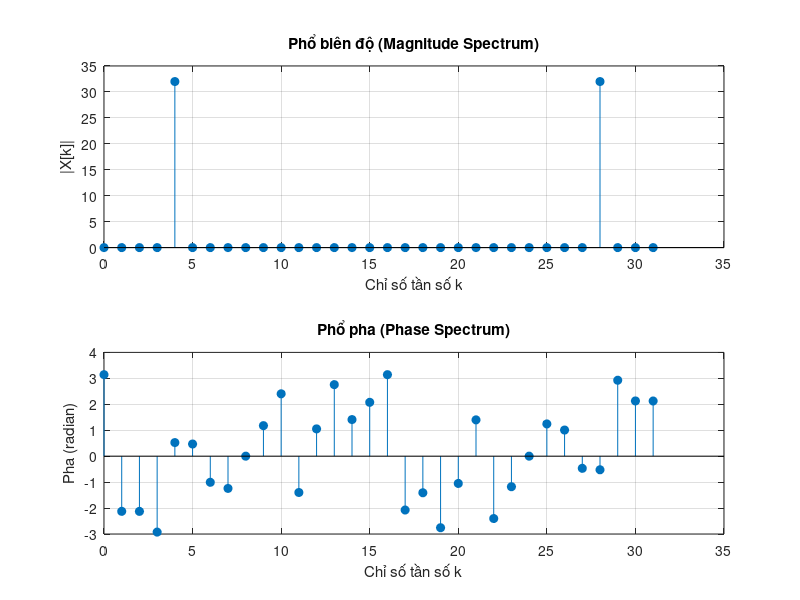

This figure's MATLAB source:
clc; clear; close all;

% --- Tín hiệu ---
N = 32;                   % Số mẫu (samples)
n = 0:N-1;                % Chỉ số thời gian (time index)
x = 2*cos(pi*n/4 + pi/6); % Tín hiệu

% --- Biến đổi Fourier rời rạc (DFT) ---
X = fft(x, N);            % Tính FFT (Fast Fourier Transform)
magX = abs(X);            % Phổ biên độ (magnitude spectrum)
phaX = angle(X);          % Phổ pha (phase spectrum)

% --- Vẽ phổ ---
k = 0:N-1;                % Chỉ số tần số (frequency index)

figure;
subplot(2,1,1);
stem(k, magX, 'filled');
title('Phổ biên độ (Magnitude Spectrum)');
xlabel('Chỉ số tần số k');
ylabel('|X[k]|');
grid on;

subplot(2,1,2);
stem(k, phaX, 'filled');
title('Phổ pha (Phase Spectrum)');
xlabel('Chỉ số tần số k');
ylabel('Pha (radian)');
grid on;
